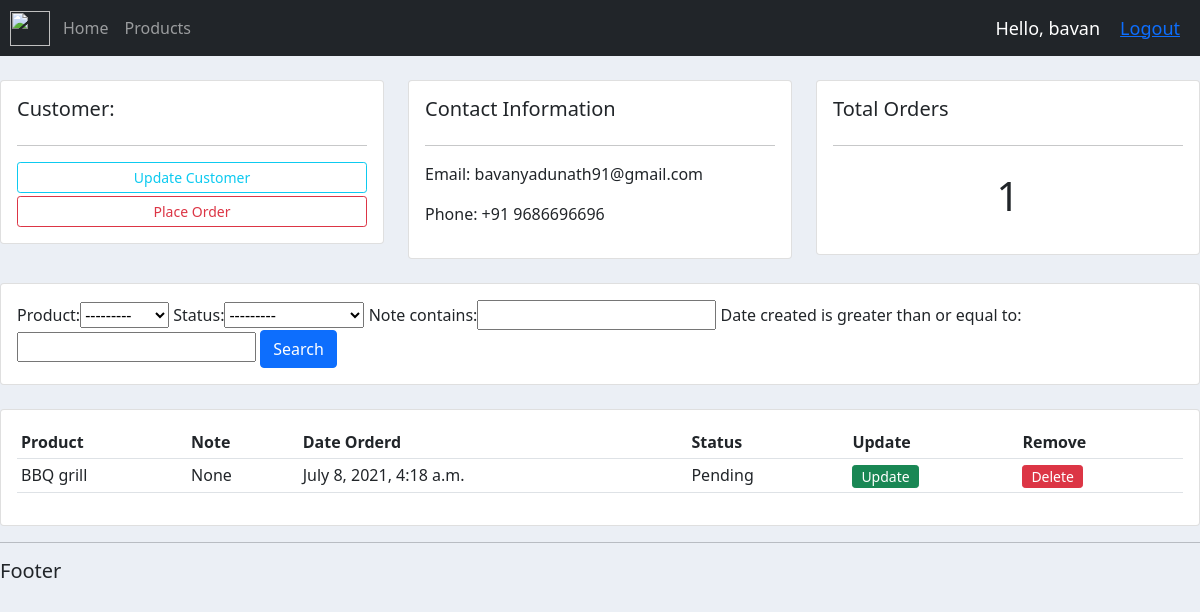
The app's page /customer/1/ (signed in) with its own data.
### myapp/models.py (models this page shows, shortened)
class Customer(models.Model):
    name = models.CharField(max_length=200, null=True)
    phone = models.CharField(max_length=200, null=True)
    email = models.CharField(max_length=200, null=True)
    date_created = models.DateTimeField(auto_now_add=True, null=True)

class Order(models.Model):
    STATUS = (
        ('Pending','Pending'),
        ('Out for delivery','Out for delivery'),
        ('Delivered','Delivered'),
    )
    customer = models.ForeignKey(Customer,on_delete=models.SET_NULL, null=True  )
    product =  models.ForeignKey(Product, on_delete=models.SET_NULL, null=True  )
    date_created = models.DateTimeField(auto_now_add=True, null=True)
    status = models.CharField(max_length=50, null=True, choices=STATUS)
    note = models.CharField(max_length=1000, null=True)

class Product(models.Model):
    CATEGORY = (
        ('Indoor','Indoor'),
        ('Out Door','Out Door'),
    )
    name = models.CharField(max_length=200, null=True)
    price = models.FloatField(null=True)
    category = models.CharField(max_length=200, null=True, choices=CATEGORY)
    description = models.CharField(max_length=200, null=True,blank=True)
    date_created = models.DateTimeField(auto_now_add=True, null=True)
    tag = models.ManyToManyField(Tag)
    def __str__(self):
        return self.name

### myapp/decorators.py (the view)
        def wrapper(request ,*args,**kwargs):
            group = None
            if request.user.groups.exists():
                group = request.user.groups.all()[0].name # getting name of group which the user falls in
            if group in allowed:
                return view_func(request, *args, **kwargs)
            else:
                return HttpResponse("You are not authorized to view this page")

### myapp/views.py (called while the page is built)
@login_required(login_url='login')
@allowed_users(allowed=['admin'])
def customer(request, pk):
    customer = Customer.objects.get(id=pk)
    orders = customer.order_set.all() #order_set querying customer child object from the models
    order_count = orders.count()
    myFilter = OrderFilter(request.GET,queryset=orders)
    orders = myFilter.qs
    context = {
        'customer':customer,
        'orders':orders,
        'order_count':order_count,
        'myFilter':myFilter,
    }
    return render(request,"myapp/customer.html",context)

### myapp/templates/myapp/customer.html
{%  extends 'myapp/base.html' %}
{% block content %}
	<br>
<div class="row">
	<div class="col-md">
		<div class="card card-body">
			<h5>Customer:</h5>
			<hr>
			<a  class="btn btn-outline-info  btn-sm btn-block" href="">Update Customer</a>
			<a  class="btn btn-outline-danger  btn-sm btn-block" href="{% url 'create_order' customer.id %}">Place Order</a>
		</div>
	</div>
	<div class="col-md">
		<div class="card card-body">
			<h5>Contact Information</h5>
			<hr>
			<p>Email: {{customer.email}}</p>
			<p>Phone: {{customer.phone}}</p>
		</div>
	</div>
	<div class="col-md">
		<div class="card card-body">
			<h5>Total Orders</h5>
			<hr>
			<h1 style="text-align: center;padding: 10px">{{order_count}}</h1>
		</div>
	</div>
</div>
<br>
<div class="row">
	<div class="col">
		<div class="card card-body">
			<form method="get">
				{{ myFilter.form }}
		    <button class="btn btn-primary" type="submit">Search</button>
		  </form>
		</div>
	</div>
</div>
<br>
<div class="row">
	<div class="col-md">
		<div class="card card-body">
			<table class="table table-sm">
				<tr>
					<th>Product</th>
					<th>Note</th>
					<th>Date Orderd</th>
					<th>Status</th>
					<th>Update</th>
					<th>Remove</th>
				</tr>
				{% for order in orders  %}
					<tr>
						<td>{{order.product}}</td>
						<td>{{order.note}}</td>
						<td>{{order.date_created}}</td>
						<td>{{order.status}}</td>
						<td><a href="{% url 'update_order' order.id %}" class="btn btn-sm btn-success pt-0 pb-0">Update</a></td>
                        <td><a href="{% url 'delete_order' order.id %}" class="btn btn-sm btn-danger pt-0 pb-0">Delete</a></td>
					</tr>
				{% endfor %}
			</table>
		</div>
	</div>
</div>
{% endblock %}

### myapp/templates/myapp/navbar.html (shortened to what this page needs)
{% load static %}
<nav class="navbar navbar-expand-lg navbar-dark bg-dark">
  <img class="logo" src="{% static 'images/little-bunny-01.png' %}" alt="">
  <div class="collapse navbar-collapse" id="navbarNav">
    <ul class="navbar-nav">
      {% if request.user.is_staff  %}
      <li class="nav-item active">
        <a class="nav-link" href="{% url 'home' %}">Home</a>
      </li>
      <li class="nav-item">
        <a class="nav-link" href="{% url 'product' %}">Products</a>
      </li>
      {% endif %}
    </ul>
  </div>
  <span class="name">Hello, {{request.user}}</span>
  <span class="name"><a href="{% url 'logout' %}">Logout</a></span>
</nav>

### static/css/style.css (style rules this page uses)
.logo { width: 40px; height: 35px; margin-left: 10px; margin-right: 5px; }
body { background-color: #ebeff5; }
.btn-outline-info { margin-bottom: 3px; }

### myapp/templates/myapp/navbar.html (style rules this page uses)
.name { font-size: 18px; color: white; margin-right:20px ; }

### records on screen
Customer: email "bavanyadunath91@gmail.com", phone "+91 9686696696"
Order: product "BBQ grill", note "None", date_created "July 8, 2021, 4:18 a.m.", status "Pending"

### other values on screen
{{ request.user }} "bavan"
{{ order_count }} "1"
